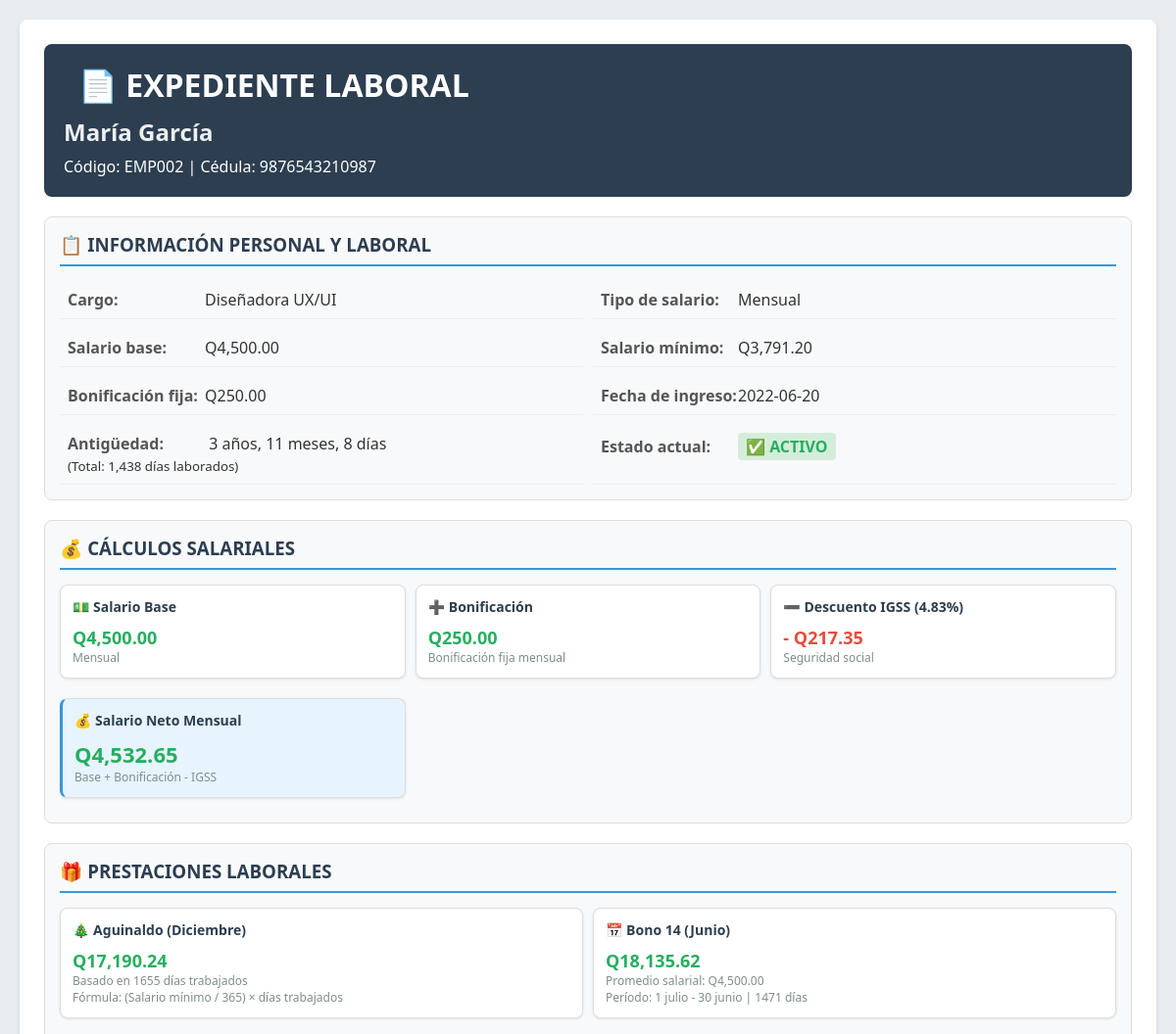
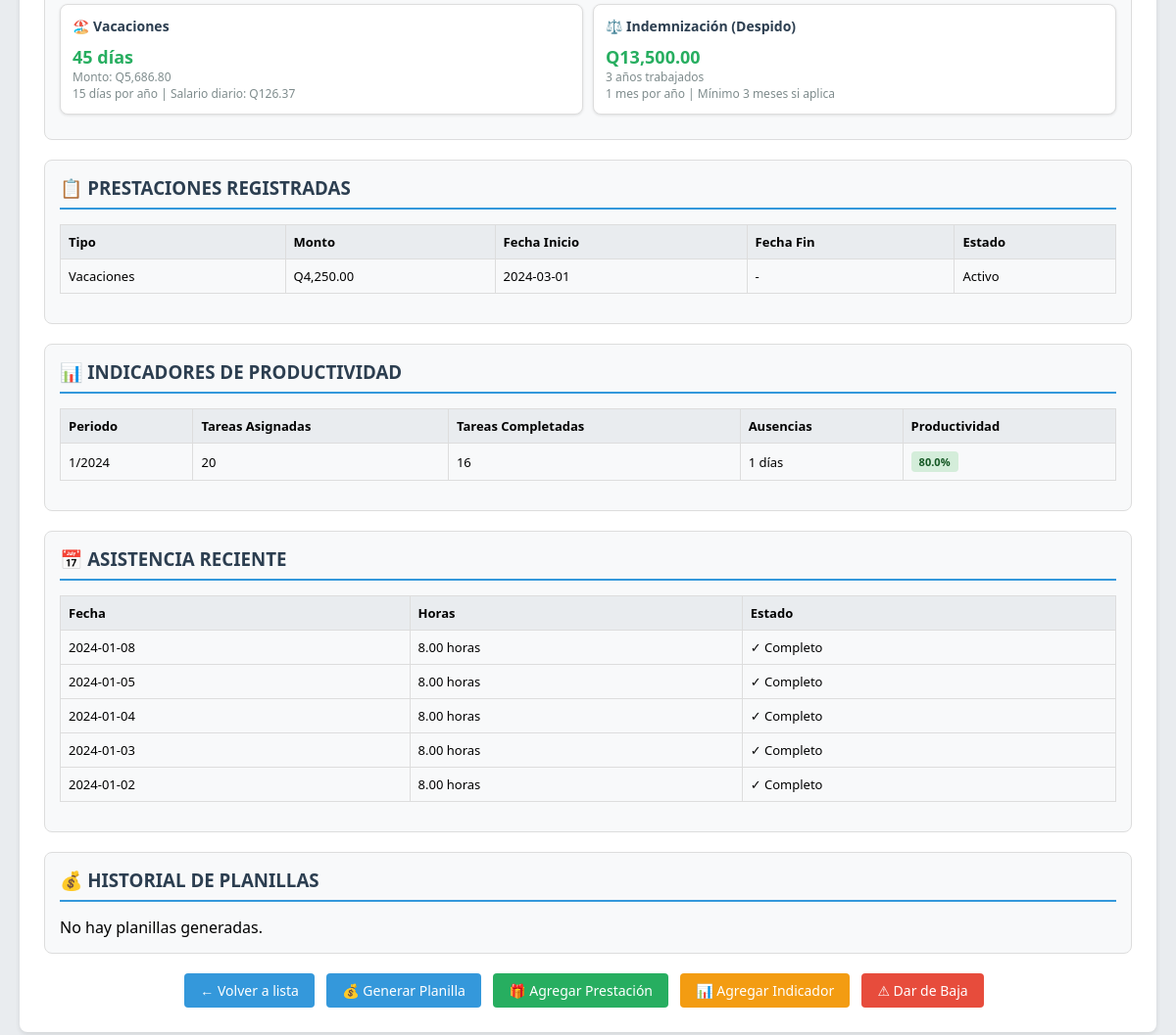
/index.php?controller=empleado&action=perfil&id=2, run on the app's committed database (2 pictures, top to bottom).
### tables this page shows
CREATE TABLE IF NOT EXISTS empleados (
    id INT PRIMARY KEY AUTO_INCREMENT,
    codigo VARCHAR(20) UNIQUE NOT NULL,
    nombre VARCHAR(50) NOT NULL,
    apellido VARCHAR(50) NOT NULL,
    cedula VARCHAR(20) UNIQUE NOT NULL,
    fecha_ingreso DATE NOT NULL,
    cargo VARCHAR(100) NOT NULL,
    salario_base DECIMAL(10,2) NOT NULL,
    tipo_salario ENUM('Mensual', 'Por Hora', 'Destajo') DEFAULT 'Mensual',
    salario_minimo DECIMAL(10,2) DEFAULT 3791.20,
    activo BOOLEAN DEFAULT TRUE,
    created_at TIMESTAMP DEFAULT CURRENT_TIMESTAMP,
    updated_at TIMESTAMP DEFAULT CURRENT_TIMESTAMP ON UPDATE CURRENT_TIMESTAMP
);

CREATE TABLE IF NOT EXISTS prestaciones (
    id INT PRIMARY KEY AUTO_INCREMENT,
    empleado_id INT NOT NULL,
    tipo VARCHAR(50) NOT NULL,
    monto DECIMAL(10,2) NOT NULL,
    saldo_pendiente DECIMAL(10,2) NOT NULL,
    fecha_inicio DATE NOT NULL,
    fecha_fin DATE,
    estado ENUM('Activo', 'Pagado', 'Pendiente') DEFAULT 'Activo',
    created_at TIMESTAMP DEFAULT CURRENT_TIMESTAMP,
    FOREIGN KEY (empleado_id) REFERENCES empleados(id) ON DELETE CASCADE
);

CREATE TABLE IF NOT EXISTS indicadores (
    id INT PRIMARY KEY AUTO_INCREMENT,
    empleado_id INT NOT NULL,
    mes INT NOT NULL,
    ano INT NOT NULL,
    tareas_asignadas INT DEFAULT 0,
    tareas_completadas INT DEFAULT 0,
    ausencias INT DEFAULT 0,
    productividad DECIMAL(5,2) DEFAULT 0,
    created_at TIMESTAMP DEFAULT CURRENT_TIMESTAMP,
    FOREIGN KEY (empleado_id) REFERENCES empleados(id) ON DELETE CASCADE
);

CREATE TABLE IF NOT EXISTS asistencia (
    id INT PRIMARY KEY AUTO_INCREMENT,
    empleado_id INT NOT NULL,
    fecha DATE NOT NULL,
    horas DECIMAL(5,2) DEFAULT 8,
    created_at TIMESTAMP DEFAULT CURRENT_TIMESTAMP,
    FOREIGN KEY (empleado_id) REFERENCES empleados(id) ON DELETE CASCADE
);

### php/views/empleados/perfil.php (the view, shortened to what the rows shown need)
<!DOCTYPE html>
<html lang="es">
<head>
    <link rel="stylesheet" href="css/estilo.css">
</head>
<body>
<div class="container">
    <div class="perfil-header">
        <h1>📄 EXPEDIENTE LABORAL</h1>
        <h2><?php echo $empleado['nombre'] . ' ' . $empleado['apellido']; ?></h2>
        <p>Código: <?php echo $empleado['codigo']; ?> | Cédula: <?php echo $empleado['cedula']; ?></p>
    </div>
    <div class="seccion">
        <h3>📋 INFORMACIÓN PERSONAL Y LABORAL</h3>
        <div class="grid-2">
            <div class="info-item"><span class="info-label">Cargo:</span><span class="info-value"><?php echo $empleado['cargo']; ?></span></div>
            <div class="info-item"><span class="info-label">Tipo de salario:</span><span class="info-value"><?php echo $empleado['tipo_salario']; ?></span></div>
            <div class="info-item"><span class="info-label">Salario base:</span><span class="info-value">Q<?php echo number_format($empleado['salario_base'], 2); ?></span></div>
            <div class="info-item"><span class="info-label">Salario mínimo:</span><span class="info-value">Q<?php echo number_format($empleado['salario_minimo'], 2); ?></span></div>
            <div class="info-item"><span class="info-label">Bonificación fija:</span><span class="info-value">Q250.00</span></div>
            <div class="info-item"><span class="info-label">Fecha de ingreso:</span><span class="info-value"><?php echo $empleado['fecha_ingreso']; ?></span></div>
            <div class="info-item">
    <span class="info-label">Antigüedad:</span>
    <span class="info-value">
        <?php
        echo $empleado['antiguedad_anos'] . ' ' . ($empleado['antiguedad_anos'] == 1 ? 'año' : 'años') . ', ';
        echo $empleado['antiguedad_meses'] . ' ' . ($empleado['antiguedad_meses'] == 1 ? 'mes' : 'meses') . ', ';
        echo $empleado['antiguedad_dias'] . ' ' . ($empleado['antiguedad_dias'] == 1 ? 'día' : 'días');
        ?>
        <br><small>(Total: <?php echo number_format($empleado['antiguedad_total_dias']); ?> días laborados)</small>
    </span>
</div>
            <div class="info-item"><span class="info-label">Estado actual:</span><span class="info-value"><?php if($empleado['activo']): ?><span class="estado-activo">✅ ACTIVO</span><?php else: ?><span class="estado-inactivo">❌ INACTIVO (Retiro: <?php echo $empleado['fecha_retiro']; ?>)</span><?php endif; ?></span></div>
        </div>
    </div>
    <div class="seccion">
        <h3>💰 CÁLCULOS SALARIALES</h3>
        <div class="grid-3">
            <div class="card-calculo">
                <h4>💵 Salario Base</h4>
                <div class="monto-principal">Q<?php echo number_format($empleado['salario_base'], 2); ?></div>
                <div class="monto-detalle">Mensual</div>
            </div>
            <div class="card-calculo">
                <h4>➕ Bonificación</h4>
                <div class="monto-principal">Q250.00</div>
                <div class="monto-detalle">Bonificación fija mensual</div>
            </div>
            <div class="card-calculo">
                <h4>➖ Descuento IGSS (4.83%)</h4>
                <div class="monto-principal" style="color: #e74c3c;">- Q<?php echo number_format($empleado['descuento_igss'], 2); ?></div>
                <div class="monto-detalle">Seguridad social</div>
            </div>
            <div class="card-calculo resaltado">
                <h4>💰 Salario Neto Mensual</h4>
                <div class="monto-principal" style="font-size: 22px;">Q<?php echo number_format($empleado['salario_neto'], 2); ?></div>
                <div class="monto-detalle">Base + Bonificación - IGSS</div>
            </div>
        </div>
    </div>
    <div class="seccion">
        <h3>🎁 PRESTACIONES LABORALES</h3>
        <div class="grid-2">
            <div class="card-calculo">
                <h4>🎄 Aguinaldo (Diciembre)</h4>
                <?php if($empleado['aguinaldo']): ?>
                <div class="monto-principal">Q<?php echo number_format($empleado['aguinaldo']['aguinaldo'], 2); ?></div>
                <div class="monto-detalle">Basado en <?php echo floor($empleado['aguinaldo']['dias_trabajados']); ?> días trabajados</div>
                <div class="monto-detalle">Fórmula: (Salario mínimo / 365) × días trabajados</div>
                <?php else: ?>
                <div class="monto-principal">Q0.00</div>
                <div class="monto-detalle">No aplica aún</div>
                <?php endif; ?>
            </div>
            <div class="card-calculo">
                <h4>📅 Bono 14 (Junio)</h4>
                <?php if($empleado['bono14']): ?>
                <div class="monto-principal">Q<?php echo number_format($empleado['bono14']['bono14'], 2); ?></div>
                <div class="monto-detalle">Promedio salarial: Q<?php echo number_format($empleado['bono14']['salario_promedio'], 2); ?></div>
                <div class="monto-detalle">Período: 1 julio - 30 junio | <?php echo floor($empleado['bono14']['dias_laborados']); ?> días</div>
                <?php else: ?>
                <div class="monto-principal">Q0.00</div>
                <div class="monto-detalle">No aplica aún</div>
                <?php endif; ?>
            </div>
            <div class="card-calculo">
                <h4>🏖️ Vacaciones</h4>
                <?php if($empleado['vacaciones']): ?>
                <div class="monto-principal"><?php echo floor($empleado['vacaciones']['dias_vacaciones']); ?> días</div>
                <div class="monto-detalle">Monto: Q<?php echo number_format($empleado['vacaciones']['monto_vacaciones'], 2); ?></div>
                <div class="monto-detalle">15 días por año | Salario diario: Q<?php echo number_format($empleado['vacaciones']['salario_diario'], 2); ?></div>
                <?php else: ?>
                <div class="monto-principal">0 días</div>
                <div class="monto-detalle">No aplica aún</div>
                <?php endif; ?>
            </div>
            <div class="card-calculo">
                <h4>⚖️ Indemnización (Despido)</h4>
                <?php if($empleado['indemnizacion']): ?>
                <div class="monto-principal">Q<?php echo number_format($empleado['indemnizacion']['indemnizacion'], 2); ?></div>
                <div class="monto-detalle"><?php echo $empleado['indemnizacion']['anos_trabajados']; ?> años trabajados</div>
                <div class="monto-detalle">1 mes por año | Mínimo 3 meses si aplica</div>
                <?php else: ?>
                <div class="monto-principal">Q0.00</div>
                <div class="monto-detalle">Calculado al momento de despido</div>
                <?php endif; ?>
            </div>
        </div>
    </div>
    <div class="seccion">
        <h3>📋 PRESTACIONES REGISTRADAS</h3>
        <?php if(count($empleado['prestaciones']) > 0): ?>
        <table>
            <thead><tr><th>Tipo</th><th>Monto</th><th>Fecha Inicio</th><th>Fecha Fin</th><th>Estado</th></tr></thead>
            <tbody>
                <?php foreach($empleado['prestaciones'] as $pr): ?>
                <tr>
                    <td><?php echo $pr['tipo']; ?></td>
                    <td>Q<?php echo number_format($pr['monto'], 2); ?></td>
                    <td><?php echo $pr['fecha_inicio']; ?></td>
                    <td><?php echo $pr['fecha_fin'] ? $pr['fecha_fin'] : '-'; ?></td>
                    <td><?php echo $pr['estado']; ?></td>
                </tr>
                <?php endforeach; ?>
            </tbody>
        </table>
        <?php else: ?>
        <p>No hay prestaciones registradas.</p>
        <?php endif; ?>
    </div>
    <div class="seccion">
        <h3>📊 INDICADORES DE PRODUCTIVIDAD</h3>
        <?php if(count($empleado['indicadores']) > 0): ?>
        <table>
            <thead><tr><th>Periodo</th><th>Tareas Asignadas</th><th>Tareas Completadas</th><th>Ausencias</th><th>Productividad</th></tr></thead>
            <tbody>
                <?php foreach($empleado['indicadores'] as $i): ?>
                <tr>
                    <td><?php echo $i['mes'] . '/' . $i['ano']; ?></td>
                    <td><?php echo $i['tareas_asignadas']; ?></td>
                    <td><?php echo $i['tareas_completadas']; ?></td>
                    <td><?php echo $i['ausencias']; ?> días</td>
                    <td>
                        <?php
                        $prod = $i['productividad'];
                        $clase = $prod >= 80 ? 'badge-alta' : ($prod >= 60 ? 'badge-media' : 'badge-baja');
                        ?>
                        <span class="badge <?php echo $clase; ?>"><?php echo number_format($prod, 1); ?>%</span>
                    </td>
                </tr>
                <?php endforeach; ?>
            </tbody>
        </table>
        <?php else: ?>
        <p>No hay indicadores registrados.</p>
        <?php endif; ?>
    </div>
    <div class="seccion">
        <h3>📅 ASISTENCIA RECIENTE</h3>
        <?php if(count($empleado['asistencia']) > 0): ?>
        <table>
            <thead><tr><th>Fecha</th><th>Horas</th><th>Estado</th></tr></thead>
            <tbody>
                <?php foreach($empleado['asistencia'] as $a): ?>
                <tr>
                    <td><?php echo $a['fecha']; ?></td>
                    <td><?php echo $a['horas']; ?> horas</td>
                    <td><?php echo $a['horas'] >= 8 ? '✓ Completo' : ($a['horas'] >= 4 ? '⚠ Media jornada' : '✗ Falta'); ?></td>
                </tr>
                <?php endforeach; ?>
            </tbody>
        </table>
        <?php else: ?>
        <p>No hay registros de asistencia.</p>
        <?php endif; ?>
    </div>
    <div class="seccion">
        <h3>💰 HISTORIAL DE PLANILLAS</h3>
        <?php if(count($empleado['planillas']) > 0): ?>
        <table>
            <thead><tr><th>Periodo</th><th>Salario Base</th><th>Horas Extras</th><th>Bonificación</th><th>Total</th></tr></thead>
            <tbody>
                <?php foreach($empleado['planillas'] as $p): ?>
                <tr>
                    <td><?php echo $p['mes'] . '/' . $p['ano']; ?></td>
                    <td>Q<?php echo number_format($p['salario_base'], 2); ?></td>
                    <td><?php echo $p['horas_extras']; ?> hrs</td>
                    <td>Q<?php echo number_format($p['bonificacion'], 2); ?></td>
                    <td class="total-resaltado">Q<?php echo number_format($p['total'], 2); ?></td>
                </tr>
                <?php endforeach; ?>
            </tbody>
        </table>
        <?php else: ?>
        <p>No hay planillas generadas.</p>
        <?php endif; ?>
    </div>
    <div class="acciones">
        <a href="index.php?controller=empleado&action=index" class="btn">← Volver a lista</a>
        <?php if($empleado['activo']): ?>
            <a href="index.php?controller=planilla&action=generar&empleado_id=<?php echo $empleado['id']; ?>" class="btn">💰 Generar Planilla</a>
            <a href="index.php?controller=prestacion&action=crear&empleado_id=<?php echo $empleado['id']; ?>" class="btn btn-success">🎁 Agregar Prestación</a>
            <a href="index.php?controller=indicador&action=crear&empleado_id=<?php echo $empleado['id']; ?>" class="btn btn-warning">📊 Agregar Indicador</a>
            <a href="index.php?controller=empleado&action=baja&id=<?php echo $empleado['id']; ?>" class="btn btn-danger">⚠ Dar de Baja</a>
        <?php endif; ?>
    </div>
</div>
</body>
</html>

### data on the page
empleados: nombre "María", apellido "García", codigo "EMP002", cedula "9876543210987", cargo "Diseñadora UX/UI", tipo_salario "Mensual", salario_base "4,500.00", salario_minimo "3,791.20", fecha_ingreso "2022-06-20"
prestaciones: tipo "Vacaciones", monto "4,250.00", fecha_inicio "2024-03-01", estado "Activo"
indicadores: mes "1", ano "2024", tareas_asignadas "20", tareas_completadas "16", ausencias "1", productividad "80.0"
asistencia: fecha "2024-01-08", horas "8.00", shows "✓ Completo"
asistencia: fecha "2024-01-05", horas "8.00", shows "✓ Completo"
asistencia: fecha "2024-01-04", horas "8.00", shows "✓ Completo"
asistencia: fecha "2024-01-03", horas "8.00", shows "✓ Completo"
asistencia: fecha "2024-01-02", horas "8.00", shows "✓ Completo"

### other printed values
$empleado['antiguedad_anos'] "3"
$empleado['antiguedad_meses'] "11"
$empleado['antiguedad_dias'] "8"
$empleado['antiguedad_total_dias'] "1,438"
$empleado['descuento_igss'] "217.35"
$empleado['salario_neto'] "4,532.65"
$empleado['aguinaldo']['aguinaldo'] "17,190.24"
floor($empleado['aguinaldo']['dias_trabajados']) "1655"
$empleado['bono14']['bono14'] "18,135.62"
$empleado['bono14']['salario_promedio'] "4,500.00"
floor($empleado['bono14']['dias_laborados']) "1471"
floor($empleado['vacaciones']['dias_vacaciones']) "45"
$empleado['vacaciones']['monto_vacaciones'] "5,686.80"
$empleado['vacaciones']['salario_diario'] "126.37"
$empleado['indemnizacion']['indemnizacion'] "13,500.00"
